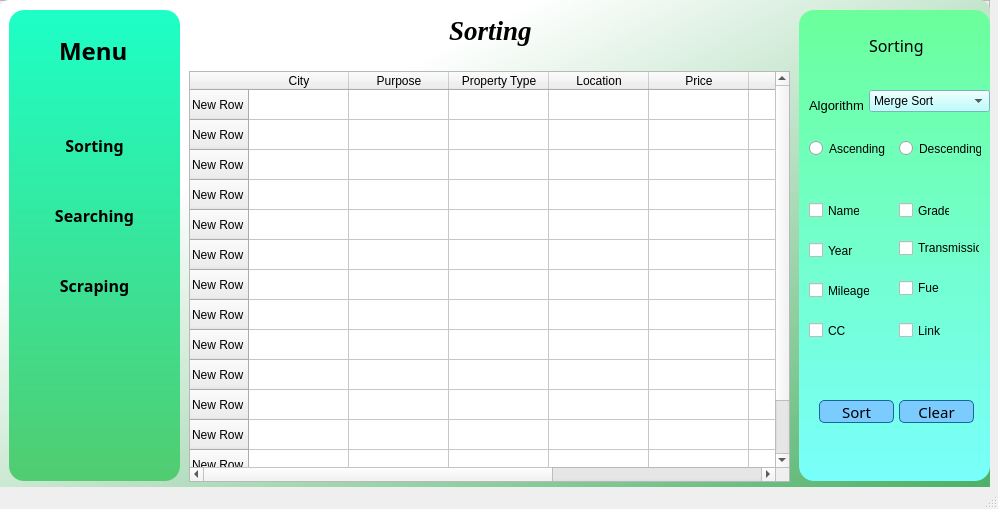
<?xml version="1.0" encoding="UTF-8"?>
<ui version="4.0">
 <class>MainWindow</class>
 <widget class="QMainWindow" name="MainWindow">
  <property name="geometry">
   <rect>
    <x>0</x>
    <y>0</y>
    <width>998</width>
    <height>509</height>
   </rect>
  </property>
  <property name="windowTitle">
   <string>MainWindow</string>
  </property>
  <widget class="QWidget" name="centralwidget">
   <widget class="QFrame" name="frame">
    <property name="geometry">
     <rect>
      <x>-1</x>
      <y>0</y>
      <width>991</width>
      <height>501</height>
     </rect>
    </property>
    <property name="frameShape">
     <enum>QFrame::StyledPanel</enum>
    </property>
    <property name="frameShadow">
     <enum>QFrame::Raised</enum>
    </property>
    <widget class="QPushButton" name="Searching">
     <property name="geometry">
      <rect>
       <x>10</x>
       <y>200</y>
       <width>171</width>
       <height>31</height>
      </rect>
     </property>
     <property name="font">
      <font>
       <family>Lucida Calligraphy</family>
       <pointsize>12</pointsize>
       <weight>75</weight>
       <bold>true</bold>
       <underline>false</underline>
      </font>
     </property>
     <property name="styleSheet">
      <string notr="true">QPushButton{
	background-color:rgb(44, 130, 134);
}
QPushButton:hover{
	color: #0000;
	background-color:qlineargradient(spread:pad, x1:0, y1:0, x2:1, y2:0, stop:0 rgbargb(111, 255, 44), stop:1 rgb(186, 255, 82));
	border-radius:10px;
}
</string>
     </property>
     <property name="text">
      <string>Searching</string>
     </property>
     <property name="flat">
      <bool>true</bool>
     </property>
    </widget>
    <widget class="QCheckBox" name="col_fuel_2">
     <property name="geometry">
      <rect>
       <x>900</x>
       <y>280</y>
       <width>41</width>
       <height>16</height>
      </rect>
     </property>
     <property name="text">
      <string>Fuel</string>
     </property>
    </widget>
    <widget class="QRadioButton" name="radio_descend_sort_2">
     <property name="geometry">
      <rect>
       <x>900</x>
       <y>140</y>
       <width>82</width>
       <height>17</height>
      </rect>
     </property>
     <property name="text">
      <string>Descending</string>
     </property>
    </widget>
    <widget class="QCheckBox" name="col_cc_2">
     <property name="geometry">
      <rect>
       <x>810</x>
       <y>320</y>
       <width>51</width>
       <height>21</height>
      </rect>
     </property>
     <property name="text">
      <string>CC</string>
     </property>
    </widget>
    <widget class="QCheckBox" name="col_grade_2">
     <property name="geometry">
      <rect>
       <x>900</x>
       <y>200</y>
       <width>51</width>
       <height>21</height>
      </rect>
     </property>
     <property name="text">
      <string>Grade</string>
     </property>
    </widget>
    <widget class="QCheckBox" name="col_mileage_2">
     <property name="geometry">
      <rect>
       <x>810</x>
       <y>280</y>
       <width>61</width>
       <height>21</height>
      </rect>
     </property>
     <property name="text">
      <string>Mileage</string>
     </property>
    </widget>
    <widget class="QCheckBox" name="col_link_2">
     <property name="geometry">
      <rect>
       <x>900</x>
       <y>320</y>
       <width>61</width>
       <height>21</height>
      </rect>
     </property>
     <property name="text">
      <string>Link</string>
     </property>
    </widget>
    <widget class="QRadioButton" name="radio_ascend_sort_2">
     <property name="geometry">
      <rect>
       <x>810</x>
       <y>140</y>
       <width>82</width>
       <height>17</height>
      </rect>
     </property>
     <property name="text">
      <string>Ascending</string>
     </property>
    </widget>
    <widget class="QWidget" name="mainwidget" native="true">
     <property name="geometry">
      <rect>
       <x>0</x>
       <y>0</y>
       <width>991</width>
       <height>571</height>
      </rect>
     </property>
     <property name="styleSheet">
      <string notr="true">QPushButton#loginButton{
	background-color:rgba(85,98,112,255);
	color:rgba(255,255,255,200);
	border-radius:5px;
}
QPushButton#loginButton:pressed{
	padding-left:5px;
	padding-top:5px;
	baclground-color:rgba(255,107,107,255);
	background-position:calc(100% - 10px)center;
}
QPushButton#loginButton:hover{
	background-color:rgba(255,107,107,255);
}</string>
     </property>
     <widget class="QLabel" name="frontlabel">
      <property name="geometry">
       <rect>
        <x>10</x>
        <y>10</y>
        <width>171</width>
        <height>471</height>
       </rect>
      </property>
      <property name="font">
       <font>
        <family>Rockwell</family>
        <weight>75</weight>
        <bold>true</bold>
       </font>
      </property>
      <property name="styleSheet">
       <string notr="true">background-color: qlineargradient(spread:pad, x1:0, y1:0, x2:0, y2:1, stop:0 rgb(29, 255, 199), stop:1 rgb(81, 204, 112));
border-radius:15px;</string>
      </property>
      <property name="text">
       <string/>
      </property>
     </widget>
     <widget class="QLabel" name="heading_label">
      <property name="geometry">
       <rect>
        <x>60</x>
        <y>30</y>
        <width>91</width>
        <height>41</height>
       </rect>
      </property>
      <property name="font">
       <font>
        <family>Rockwell</family>
        <pointsize>18</pointsize>
        <weight>75</weight>
        <bold>true</bold>
       </font>
      </property>
      <property name="styleSheet">
       <string notr="true">color:(0,0,0,200);</string>
      </property>
      <property name="text">
       <string>Menu</string>
      </property>
     </widget>
     <widget class="QLabel" name="lbl_logo">
      <property name="geometry">
       <rect>
        <x>450</x>
        <y>10</y>
        <width>91</width>
        <height>41</height>
       </rect>
      </property>
      <property name="font">
       <font>
        <family>Times New Roman</family>
        <pointsize>20</pointsize>
        <weight>75</weight>
        <italic>true</italic>
        <bold>true</bold>
       </font>
      </property>
      <property name="styleSheet">
       <string notr="true">color:rgb(0, 0, 0);
</string>
      </property>
      <property name="text">
       <string>Sorting</string>
      </property>
     </widget>
     <widget class="QLabel" name="Valid_label">
      <property name="geometry">
       <rect>
        <x>330</x>
        <y>250</y>
        <width>151</width>
        <height>16</height>
       </rect>
      </property>
      <property name="styleSheet">
       <string notr="true">color:rgba(229, 31, 37);</string>
      </property>
      <property name="text">
       <string/>
      </property>
     </widget>
     <widget class="QTableWidget" name="tableWidget">
      <property name="geometry">
       <rect>
        <x>190</x>
        <y>71</y>
        <width>601</width>
        <height>411</height>
       </rect>
      </property>
      <row>
       <property name="text">
        <string>New Row</string>
       </property>
      </row>
      <row>
       <property name="text">
        <string>New Row</string>
       </property>
      </row>
      <row>
       <property name="text">
        <string>New Row</string>
       </property>
      </row>
      <row>
       <property name="text">
        <string>New Row</string>
       </property>
      </row>
      <row>
       <property name="text">
        <string>New Row</string>
       </property>
      </row>
      <row>
       <property name="text">
        <string>New Row</string>
       </property>
      </row>
      <row>
       <property name="text">
        <string>New Row</string>
       </property>
      </row>
      <row>
       <property name="text">
        <string>New Row</string>
       </property>
      </row>
      <row>
       <property name="text">
        <string>New Row</string>
       </property>
      </row>
      <row>
       <property name="text">
        <string>New Row</string>
       </property>
      </row>
      <row>
       <property name="text">
        <string>New Row</string>
       </property>
      </row>
      <row>
       <property name="text">
        <string>New Row</string>
       </property>
      </row>
      <row>
       <property name="text">
        <string>New Row</string>
       </property>
      </row>
      <row>
       <property name="text">
        <string>New Row</string>
       </property>
      </row>
      <column>
       <property name="text">
        <string>City</string>
       </property>
      </column>
      <column>
       <property name="text">
        <string>Purpose</string>
       </property>
      </column>
      <column>
       <property name="text">
        <string>Property Type</string>
       </property>
      </column>
      <column>
       <property name="text">
        <string>Location</string>
       </property>
      </column>
      <column>
       <property name="text">
        <string>Price</string>
       </property>
      </column>
      <column>
       <property name="text">
        <string>Size</string>
       </property>
      </column>
      <column>
       <property name="text">
        <string>New Column</string>
       </property>
      </column>
      <column>
       <property name="text">
        <string>No. of Baths</string>
       </property>
      </column>
     </widget>
     <widget class="QPushButton" name="Sorting">
      <property name="geometry">
       <rect>
        <x>10</x>
        <y>130</y>
        <width>171</width>
        <height>31</height>
       </rect>
      </property>
      <property name="font">
       <font>
        <family>Lucida Calligraphy</family>
        <pointsize>12</pointsize>
        <weight>75</weight>
        <bold>true</bold>
        <underline>false</underline>
       </font>
      </property>
      <property name="styleSheet">
       <string notr="true">QPushButton{
	background-color:rgb(44, 130, 134);
}
QPushButton:hover{
	color: #0000;
	background-color:qlineargradient(spread:pad, x1:0, y1:0, x2:1, y2:0, stop:0 rgbargb(111, 255, 44), stop:1 rgb(186, 255, 82));
	border-radius:10px;
}
</string>
      </property>
      <property name="text">
       <string>Sorting</string>
      </property>
      <property name="flat">
       <bool>true</bool>
      </property>
     </widget>
     <widget class="QLabel" name="backlabel">
      <property name="geometry">
       <rect>
        <x>0</x>
        <y>0</y>
        <width>991</width>
        <height>511</height>
       </rect>
      </property>
      <property name="styleSheet">
       <string notr="true">background-color:qlineargradient(spread:pad, x1:1, y1:1, x2:0.267045, y2:0.272, stop:0 rgba(70, 174, 97, 255), stop:1 rgba(255, 255, 255, 255));
border-radius:10px;
</string>
      </property>
      <property name="text">
       <string/>
      </property>
     </widget>
     <widget class="QLabel" name="frontlabel_2">
      <property name="geometry">
       <rect>
        <x>800</x>
        <y>10</y>
        <width>191</width>
        <height>471</height>
       </rect>
      </property>
      <property name="font">
       <font>
        <family>Rockwell</family>
        <weight>75</weight>
        <bold>true</bold>
       </font>
      </property>
      <property name="styleSheet">
       <string notr="true">background-color: qlineargradient(spread:pad, x1:0, y1:0, x2:0, y2:1, stop:0 rgb(107, 255, 156), stop:1 rgb(121, 255, 251));
border-radius:15px;</string>
      </property>
      <property name="text">
       <string/>
      </property>
     </widget>
     <widget class="QLabel" name="label_14">
      <property name="geometry">
       <rect>
        <x>870</x>
        <y>20</y>
        <width>151</width>
        <height>51</height>
       </rect>
      </property>
      <property name="font">
       <font>
        <family>Oswald</family>
        <pointsize>12</pointsize>
       </font>
      </property>
      <property name="text">
       <string>Sorting</string>
      </property>
     </widget>
     <widget class="QPushButton" name="btn_clr_sort_2">
      <property name="geometry">
       <rect>
        <x>900</x>
        <y>400</y>
        <width>75</width>
        <height>23</height>
       </rect>
      </property>
      <property name="font">
       <font>
        <family>Sans Serif Collection</family>
        <pointsize>11</pointsize>
       </font>
      </property>
      <property name="styleSheet">
       <string notr="true">QPushButton {
border: 1px solid rgb(24, 103, 155);
border-radius: 5px;
background-color: rgb(124, 203, 255);
}
QPushButton:hover {
border: 1px solid rgb(24, 103, 155);
border-radius: 10px;
background-color: rgb(240,248,255);
color: rgb(0,0,0);
 }
QPushButton:pressed {
border: 1px solid rgb(24, 103, 155);
border-radius: 10px;
background-color: rgb(20, 153, 240);
 }</string>
      </property>
      <property name="text">
       <string>Clear</string>
      </property>
     </widget>
     <widget class="QPushButton" name="btn_sort_2">
      <property name="geometry">
       <rect>
        <x>820</x>
        <y>400</y>
        <width>75</width>
        <height>23</height>
       </rect>
      </property>
      <property name="font">
       <font>
        <family>Sans Serif Collection</family>
        <pointsize>11</pointsize>
       </font>
      </property>
      <property name="styleSheet">
       <string notr="true">QPushButton {
border: 1px solid rgb(24, 103, 155);
border-radius: 5px;
background-color: rgb(124, 203, 255);
}
QPushButton:hover {
border: 1px solid rgb(24, 103, 155);
border-radius: 10px;
background-color: rgb(240,248,255);
color: rgb(0,0,0);
 }
QPushButton:pressed {
border: 1px solid rgb(24, 103, 155);
border-radius: 10px;
background-color: rgb(20, 153, 240);
 }</string>
      </property>
      <property name="text">
       <string>Sort</string>
      </property>
     </widget>
     <zorder>backlabel</zorder>
     <zorder>frontlabel</zorder>
     <zorder>heading_label</zorder>
     <zorder>lbl_logo</zorder>
     <zorder>Valid_label</zorder>
     <zorder>tableWidget</zorder>
     <zorder>Sorting</zorder>
     <zorder>frontlabel_2</zorder>
     <zorder>label_14</zorder>
     <zorder>btn_clr_sort_2</zorder>
     <zorder>btn_sort_2</zorder>
    </widget>
    <widget class="QLabel" name="label_17">
     <property name="geometry">
      <rect>
       <x>810</x>
       <y>90</y>
       <width>81</width>
       <height>31</height>
      </rect>
     </property>
     <property name="font">
      <font>
       <family>Segoe UI</family>
       <pointsize>10</pointsize>
       <weight>50</weight>
       <bold>false</bold>
      </font>
     </property>
     <property name="text">
      <string>Algorithm</string>
     </property>
    </widget>
    <widget class="QPushButton" name="Scraping">
     <property name="geometry">
      <rect>
       <x>10</x>
       <y>270</y>
       <width>171</width>
       <height>31</height>
      </rect>
     </property>
     <property name="font">
      <font>
       <family>Lucida Calligraphy</family>
       <pointsize>12</pointsize>
       <weight>75</weight>
       <bold>true</bold>
       <underline>false</underline>
      </font>
     </property>
     <property name="styleSheet">
      <string notr="true">QPushButton{
	background-color:rgb(44, 130, 134);
}
QPushButton:hover{
	color: #0000;
	background-color:qlineargradient(spread:pad, x1:0, y1:0, x2:1, y2:0, stop:0 rgbargb(111, 255, 44), stop:1 rgb(186, 255, 82));
	border-radius:10px;
}
</string>
     </property>
     <property name="text">
      <string>Scraping</string>
     </property>
     <property name="flat">
      <bool>true</bool>
     </property>
    </widget>
    <widget class="QComboBox" name="combo_algo_sort_2">
     <property name="geometry">
      <rect>
       <x>870</x>
       <y>90</y>
       <width>121</width>
       <height>22</height>
      </rect>
     </property>
     <property name="styleSheet">
      <string notr="true">background-color: rgb(170, 255, 255);</string>
     </property>
     <item>
      <property name="text">
       <string>Merge Sort</string>
      </property>
     </item>
     <item>
      <property name="text">
       <string>Selection Sort </string>
      </property>
     </item>
     <item>
      <property name="text">
       <string>Insertion Sort</string>
      </property>
     </item>
     <item>
      <property name="text">
       <string>Bubble Sort</string>
      </property>
     </item>
     <item>
      <property name="text">
       <string>Quick Sort</string>
      </property>
     </item>
     <item>
      <property name="text">
       <string>Radix Sort</string>
      </property>
     </item>
     <item>
      <property name="text">
       <string>Bucket Sort</string>
      </property>
     </item>
     <item>
      <property name="text">
       <string>Counting Sort</string>
      </property>
     </item>
     <item>
      <property name="text">
       <string>Heap Sort</string>
      </property>
     </item>
     <item>
      <property name="text">
       <string>Tim Sort</string>
      </property>
     </item>
     <item>
      <property name="text">
       <string>Hybrid Merge Sort</string>
      </property>
     </item>
    </widget>
    <widget class="QCheckBox" name="col_trans_2">
     <property name="geometry">
      <rect>
       <x>900</x>
       <y>240</y>
       <width>81</width>
       <height>16</height>
      </rect>
     </property>
     <property name="text">
      <string>Transmission</string>
     </property>
    </widget>
    <widget class="QCheckBox" name="col_year_2">
     <property name="geometry">
      <rect>
       <x>810</x>
       <y>240</y>
       <width>51</width>
       <height>21</height>
      </rect>
     </property>
     <property name="text">
      <string>Year</string>
     </property>
    </widget>
    <widget class="QCheckBox" name="col_name_2">
     <property name="geometry">
      <rect>
       <x>810</x>
       <y>200</y>
       <width>51</width>
       <height>21</height>
      </rect>
     </property>
     <property name="text">
      <string>Name</string>
     </property>
    </widget>
    <zorder>mainwidget</zorder>
    <zorder>Searching</zorder>
    <zorder>col_fuel_2</zorder>
    <zorder>radio_descend_sort_2</zorder>
    <zorder>col_cc_2</zorder>
    <zorder>col_grade_2</zorder>
    <zorder>col_mileage_2</zorder>
    <zorder>col_link_2</zorder>
    <zorder>radio_ascend_sort_2</zorder>
    <zorder>label_17</zorder>
    <zorder>Scraping</zorder>
    <zorder>combo_algo_sort_2</zorder>
    <zorder>col_trans_2</zorder>
    <zorder>col_year_2</zorder>
    <zorder>col_name_2</zorder>
   </widget>
  </widget>
  <widget class="QStatusBar" name="statusbar"/>
 </widget>
 <resources/>
 <connections/>
</ui>
